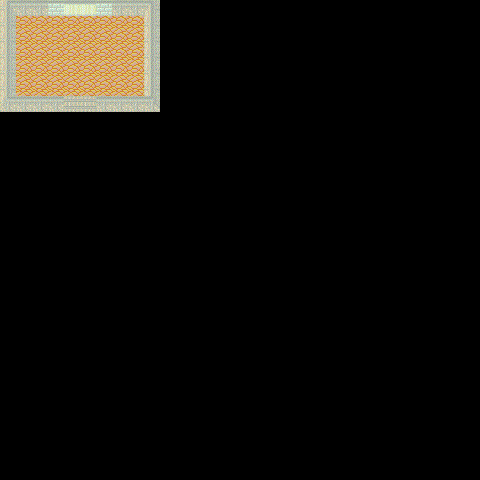

Below is a game level as drawn by its tile map, then a one-line description and the .tmx that defines it (tile-layer data replaced by summaries):
An orthogonal 30x30 tile map with 16x16 px tiles, 3 tile layers (Tile Layer 1, Characters, collision), 3 tilesets.

<map version="1.0" orientation="orthogonal" renderorder="right-down" width="30" height="30" tilewidth="16" tileheight="16" nextobjectid="1">
 <tileset firstgid="1" name="Wall" tilewidth="16" tileheight="16" tilecount="1020">
  <image source="../Objects/Wall.gif" trans="ffffff" width="320" height="816" />
 </tileset>
 <tileset firstgid="1021" name="Floor" tilewidth="16" tileheight="16" tilecount="819">
  <image source="../Objects/Floor.gif" trans="ffffff" width="336" height="624" />
 </tileset>
 <tileset firstgid="1840" name="PsyniacSprite" tilewidth="16" tileheight="16" spacing="3" margin="3" tilecount="35">
  <image source="../Characters/PsyniacSprite.png" trans="ffffff" width="100" height="145" />
 </tileset>
 <layer name="Tile Layer 1" width="30" height="30">
  <data>[900 cells, 70 non-empty, 10 distinct tile ids]</data>
 </layer>
 <layer name="Characters" width="30" height="30">
  <data>[900 cells, 0 non-empty, 0 distinct tile ids]</data>
 </layer>
 <layer name="collision" width="30" height="30" opacity="0.72">
  <data>[900 cells, 30 non-empty, 1 distinct tile ids]</data>
 </layer>
</map>